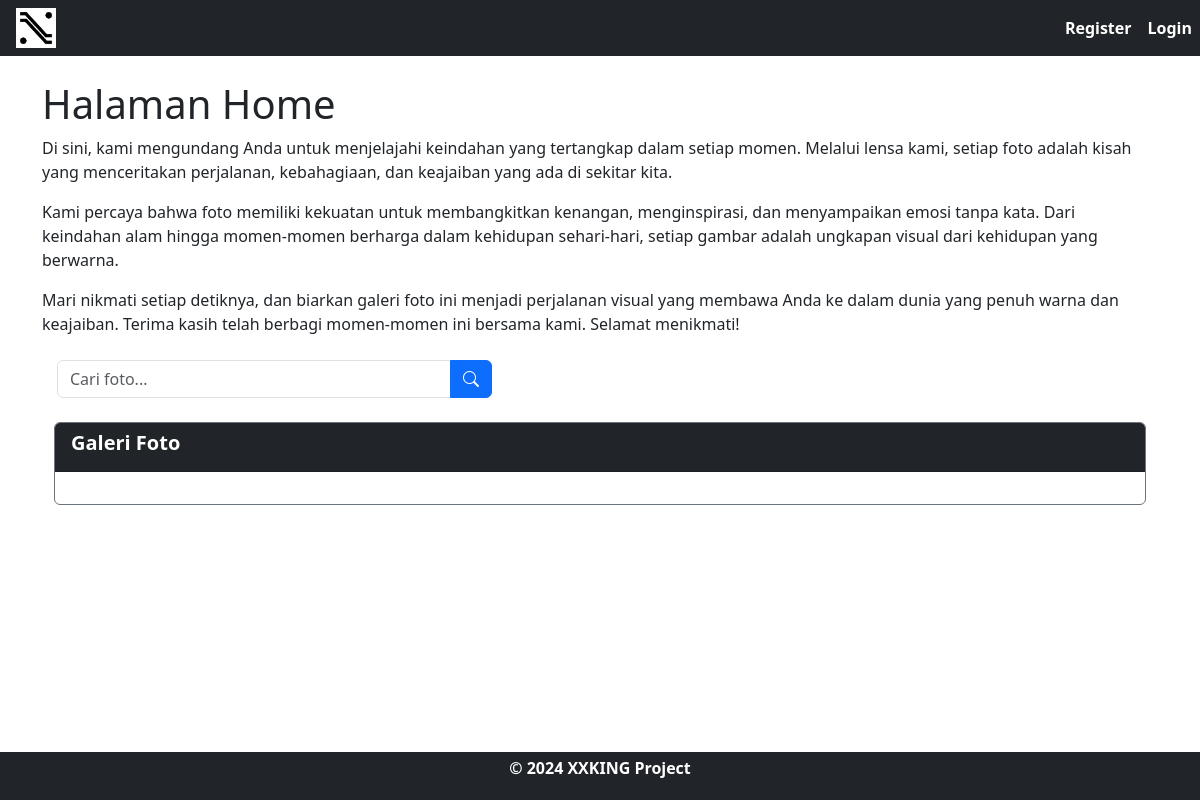
/index.php?keyword=cincin, run on an earlier commit of the app's database.
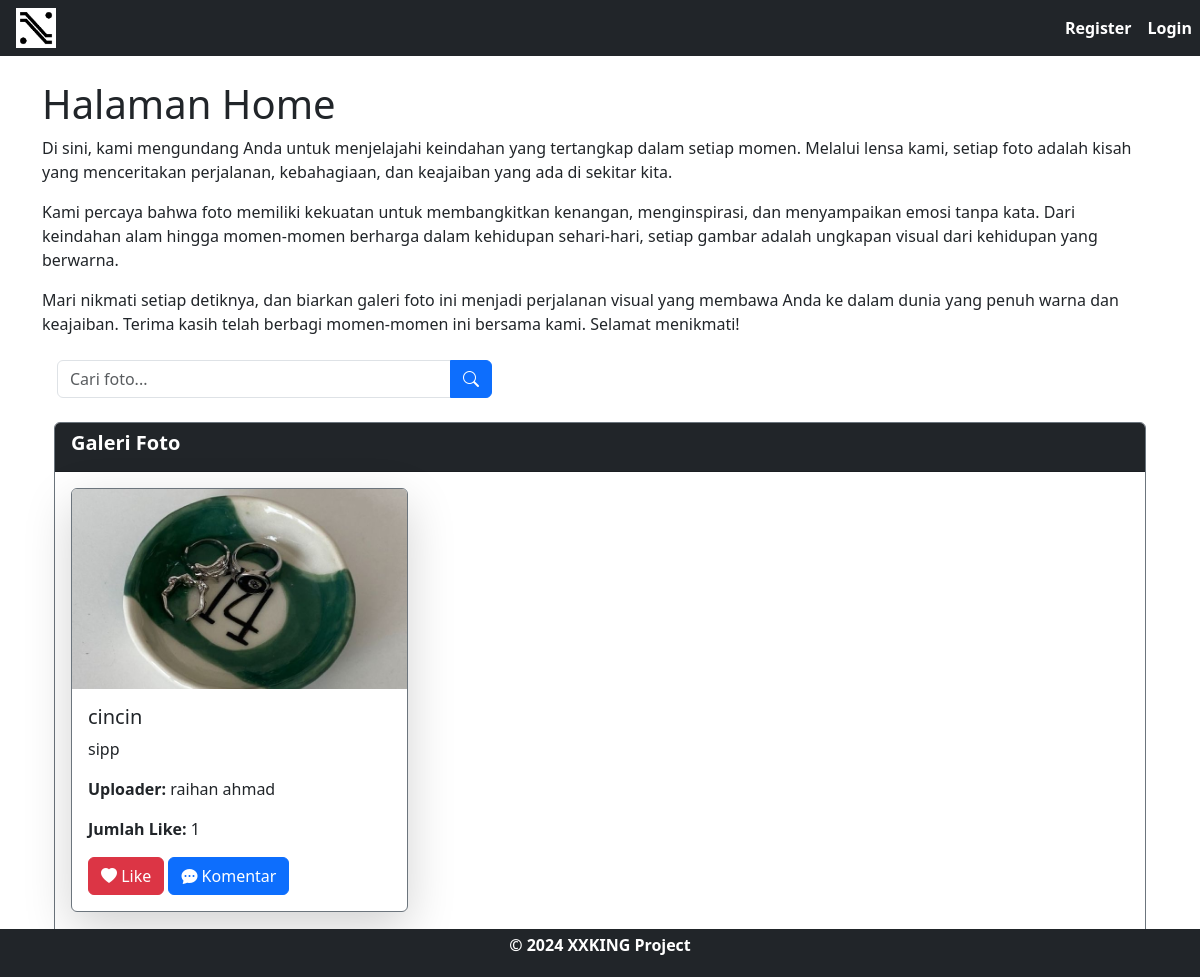
And on a later commit of the database.
### tables this page shows
CREATE TABLE `foto` (
  `fotoid` int(11) NOT NULL,
  `judulfoto` varchar(255) NOT NULL,
  `deskripsifoto` text NOT NULL,
  `tanggalunggah` date NOT NULL,
  `lokasifile` varchar(255) NOT NULL,
  `albumid` int(11) NOT NULL,
  `userid` int(11) NOT NULL
);

CREATE TABLE `user` (
  `userid` int(11) NOT NULL,
  `username` varchar(255) NOT NULL,
  `password` varchar(255) NOT NULL,
  `email` varchar(255) NOT NULL,
  `namalengkap` varchar(255) NOT NULL,
  `alamat` text NOT NULL
);

### index.php (the view, shortened to what this page needs)
<!DOCTYPE html>
<html lang="en">
<head>
    <link rel="stylesheet" href="https://maxcdn.bootstrapcdn.com/bootstrap/4.0.0/css/bootstrap.min.css">
    <link href="https://cdn.jsdelivr.net/npm/bootstrap@5.3.2/dist/css/bootstrap.min.css" rel="stylesheet">
    <link rel="stylesheet" href="https://cdn.jsdelivr.net/npm/bootstrap-icons@1.11.3/font/bootstrap-icons.min.css">
    <link rel="stylesheet" href="package/dist/sweetalert2.min.css">
</head>
<body>
    <nav class="navbar navbar-expand-lg navbar-dark bg-dark text-center py-2">
        <img src="XXKING.png" alt="Logo" width="40" height="40" class="d-inline-block align-text-top ml-3">
        <?php
        if (!isset($_SESSION['userid'])) {
        ?>
            <div class="collapse navbar-collapse" id="navbarNav">
                <ul class="navbar-nav ms-auto">
                    <li class="nav-item"><a class="nav-link text-white" href="register.php"><b>Register</b></a></li>
                    <li class="nav-item"><a class="nav-link text-white" href="login.php"><b>Login</b></a></li>
                </ul>
            </div>
        <?php
        }
        ?>
    </nav>
    <section class="container mt-4">
        <h1>Halaman Home</h1>
        <p>Di sini, kami mengundang Anda untuk menjelajahi keindahan yang tertangkap dalam setiap momen. Melalui lensa kami, setiap foto adalah kisah yang menceritakan perjalanan, kebahagiaan, dan keajaiban yang ada di sekitar kita.</p>
        <p>Kami percaya bahwa foto memiliki kekuatan untuk membangkitkan kenangan, menginspirasi, dan menyampaikan emosi tanpa kata. Dari keindahan alam hingga momen-momen berharga dalam kehidupan sehari-hari, setiap gambar adalah ungkapan visual dari kehidupan yang berwarna.</p>
        <p>Mari nikmati setiap detiknya, dan biarkan galeri foto ini menjadi perjalanan visual yang membawa Anda ke dalam dunia yang penuh warna dan keajaiban. Terima kasih telah berbagi momen-momen ini bersama kami. Selamat menikmati!</p>
            <form action="" method="GET" class="mt-4 col-lg-5">
                <div class="input-group">
                    <input type="text" class="form-control" placeholder="Cari foto..." name="keyword">
                    <button type="submit" class="btn btn-primary"><i class="bi bi-search"></i> </button>
                </div>
            </form>
            <section class="container mt-4">
            <div class="card border-secondary mt-3">
                <div class="card-header bg-dark text-white">
                    <h5><b>Galeri Foto</b></h5>
                </div>
                <div class="card-body">
                    <div class="row">
                        <?php
                        include "koneksi.php";
                        if (isset($_GET['keyword'])) {
                            $keyword = $_GET['keyword'];
                            $sql = mysqli_query($conn, "SELECT * FROM foto,user WHERE foto.userid=user.userid AND (judulfoto LIKE '%$keyword%' OR deskripsifoto LIKE '%$keyword%')");
                        } else {
                            $sql = mysqli_query($conn, "SELECT * FROM foto,user WHERE foto.userid=user.userid");
                        }
                        while ($data = mysqli_fetch_array($sql)) {
                        ?>
                            <div class="col-md-4 mb-4">
                                <div class="card shadow-lg border-secondary">
                                    <a href="gambar/<?= $data['lokasifile'] ?>" target="_blank">
                                        <img src="gambar/<?= $data['lokasifile'] ?>" alt="<?= $data['judulfoto'] ?>" class="card-img-top" style="object-fit: cover; width: 100%; height: 200px;">
                                    </a>
                                    <div class="card-body">
                                        <h5 class="card-title"><?= $data['judulfoto'] ?></h5>
                                        <p class="card-text"><?= $data['deskripsifoto'] ?></p>
                                        <p class="card-text"><strong>Uploader: </strong><?= $data['namalengkap'] ?></p>
                                        <p class="card-text"><strong>Jumlah Like: </strong>
                                            <?php
                                            $fotoid = $data['fotoid'];
                                            $sql2 = mysqli_query($conn, "SELECT * FROM likefoto WHERE fotoid='$fotoid'");
                                            echo mysqli_num_rows($sql2);
                                            ?>
                                        </p>
                                        <a href="like.php?fotoid=<?= $data['fotoid'] ?>" class="btn btn-danger"><i class="bi bi-heart-fill"></i> Like</a>
                                        <a href="komentar.php?fotoid=<?= $data['fotoid'] ?>" class="btn btn-primary"><i class="bi bi-chat-dots-fill"></i> Komentar</a>
                                    </div>
                                </div>
                            </div>
                        <?php
                        }
                        ?>
                    </div>
                </div>
            </div>
        </section>
    </section>
    <br>
    <footer class="bg-dark text-white fixed-bottom text-center py-1">
        <div class="container">
            <b>
                <p>&copy; 2024 XXKING Project</p>
            </b>
        </div>
    </footer>
</body>
</html>

### index.php (style rules this page uses)
.navbar { margin-bottom: 20px; }

What changed in the data, as far as the page shows it:
added foto: lokasifile (picture), judulfoto "cincin", deskripsifoto "sipp", userid.namalengkap "raihan ahmad", mysqli_num_rows($sql2) "1"
